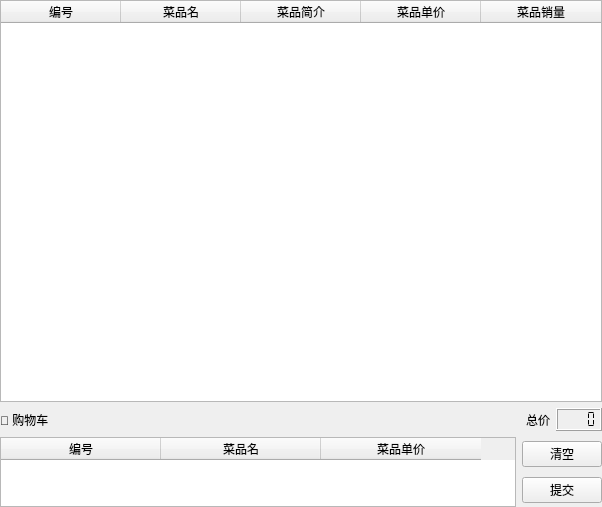
<?xml version="1.0" encoding="UTF-8"?>
<ui version="4.0">
 <class>Form</class>
 <widget class="QWidget" name="Form">
  <property name="geometry">
   <rect>
    <x>0</x>
    <y>0</y>
    <width>602</width>
    <height>507</height>
   </rect>
  </property>
  <property name="windowTitle">
   <string>Form</string>
  </property>
  <layout class="QGridLayout" name="gridLayout">
   <property name="leftMargin">
    <number>0</number>
   </property>
   <property name="topMargin">
    <number>0</number>
   </property>
   <property name="rightMargin">
    <number>0</number>
   </property>
   <property name="bottomMargin">
    <number>0</number>
   </property>
   <item row="0" column="0">
    <layout class="QVBoxLayout" name="verticalLayout">
     <item>
      <layout class="QHBoxLayout" name="horizontalLayout">
       <item>
        <widget class="QTableWidget" name="tableWidge_prd">
         <property name="styleSheet">
          <string notr="true">font: 12pt &quot;宋体&quot;;</string>
         </property>
         <property name="horizontalScrollBarPolicy">
          <enum>Qt::ScrollBarAsNeeded</enum>
         </property>
         <property name="sizeAdjustPolicy">
          <enum>QAbstractScrollArea::AdjustToContents</enum>
         </property>
         <property name="autoScroll">
          <bool>false</bool>
         </property>
         <property name="editTriggers">
          <set>QAbstractItemView::NoEditTriggers</set>
         </property>
         <property name="selectionBehavior">
          <enum>QAbstractItemView::SelectRows</enum>
         </property>
         <property name="sortingEnabled">
          <bool>true</bool>
         </property>
         <attribute name="horizontalHeaderMinimumSectionSize">
          <number>110</number>
         </attribute>
         <attribute name="horizontalHeaderDefaultSectionSize">
          <number>120</number>
         </attribute>
         <attribute name="verticalHeaderCascadingSectionResizes">
          <bool>false</bool>
         </attribute>
         <attribute name="verticalHeaderMinimumSectionSize">
          <number>23</number>
         </attribute>
         <attribute name="verticalHeaderDefaultSectionSize">
          <number>30</number>
         </attribute>
         <column>
          <property name="text">
           <string>编号</string>
          </property>
         </column>
         <column>
          <property name="text">
           <string>菜品名</string>
          </property>
         </column>
         <column>
          <property name="text">
           <string>菜品简介</string>
          </property>
         </column>
         <column>
          <property name="text">
           <string>菜品单价</string>
          </property>
         </column>
         <column>
          <property name="text">
           <string>菜品销量</string>
          </property>
         </column>
        </widget>
       </item>
      </layout>
     </item>
     <item>
      <layout class="QHBoxLayout" name="horizontalLayout_3">
       <item>
        <widget class="QLabel" name="label_3">
         <property name="text">
          <string>🛒 购物车</string>
         </property>
        </widget>
       </item>
       <item>
        <spacer name="horizontalSpacer">
         <property name="orientation">
          <enum>Qt::Horizontal</enum>
         </property>
         <property name="sizeHint" stdset="0">
          <size>
           <width>40</width>
           <height>20</height>
          </size>
         </property>
        </spacer>
       </item>
       <item>
        <widget class="QLabel" name="label_2">
         <property name="text">
          <string>总价</string>
         </property>
        </widget>
       </item>
       <item>
        <widget class="QLCDNumber" name="lcdNumber_tot">
         <property name="smallDecimalPoint">
          <bool>true</bool>
         </property>
         <property name="digitCount">
          <number>4</number>
         </property>
         <property name="mode">
          <enum>QLCDNumber::Dec</enum>
         </property>
         <property name="segmentStyle">
          <enum>QLCDNumber::Flat</enum>
         </property>
         <property name="value" stdset="0">
          <double>0.000000000000000</double>
         </property>
        </widget>
       </item>
      </layout>
     </item>
     <item>
      <layout class="QHBoxLayout" name="horizontalLayout_4">
       <item>
        <widget class="QTableWidget" name="tableWidget_cart">
         <property name="sizePolicy">
          <sizepolicy hsizetype="Expanding" vsizetype="Preferred">
           <horstretch>0</horstretch>
           <verstretch>0</verstretch>
          </sizepolicy>
         </property>
         <property name="maximumSize">
          <size>
           <width>16777215</width>
           <height>150</height>
          </size>
         </property>
         <property name="styleSheet">
          <string notr="true">font: 12pt &quot;宋体&quot;;</string>
         </property>
         <property name="horizontalScrollBarPolicy">
          <enum>Qt::ScrollBarAsNeeded</enum>
         </property>
         <property name="sizeAdjustPolicy">
          <enum>QAbstractScrollArea::AdjustToContents</enum>
         </property>
         <property name="autoScroll">
          <bool>false</bool>
         </property>
         <property name="editTriggers">
          <set>QAbstractItemView::NoEditTriggers</set>
         </property>
         <property name="sortingEnabled">
          <bool>true</bool>
         </property>
         <attribute name="horizontalHeaderMinimumSectionSize">
          <number>160</number>
         </attribute>
         <attribute name="verticalHeaderCascadingSectionResizes">
          <bool>false</bool>
         </attribute>
         <attribute name="verticalHeaderMinimumSectionSize">
          <number>23</number>
         </attribute>
         <attribute name="verticalHeaderDefaultSectionSize">
          <number>30</number>
         </attribute>
         <column>
          <property name="text">
           <string>编号</string>
          </property>
         </column>
         <column>
          <property name="text">
           <string>菜品名</string>
          </property>
         </column>
         <column>
          <property name="text">
           <string>菜品单价</string>
          </property>
         </column>
        </widget>
       </item>
       <item>
        <layout class="QVBoxLayout" name="verticalLayout_3">
         <item>
          <widget class="QPushButton" name="btn_clear">
           <property name="styleSheet">
            <string notr="true">font: 12pt &quot;宋体&quot;;</string>
           </property>
           <property name="text">
            <string>清空</string>
           </property>
          </widget>
         </item>
         <item>
          <widget class="QPushButton" name="btn_commit">
           <property name="styleSheet">
            <string notr="true">font: 12pt &quot;宋体&quot;;</string>
           </property>
           <property name="text">
            <string>提交</string>
           </property>
          </widget>
         </item>
        </layout>
       </item>
      </layout>
     </item>
    </layout>
   </item>
  </layout>
 </widget>
 <resources/>
 <connections/>
</ui>
